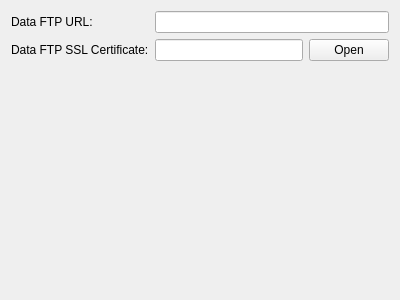
<?xml version="1.0" encoding="UTF-8"?>
<ui version="4.0">
 <class>DataConfigurationWidget</class>
 <widget class="QWidget" name="DataConfigurationWidget">
  <property name="geometry">
   <rect>
    <x>0</x>
    <y>0</y>
    <width>400</width>
    <height>300</height>
   </rect>
  </property>
  <property name="windowTitle">
   <string>Form</string>
  </property>
  <layout class="QFormLayout" name="formLayout">
   <item row="0" column="0">
    <widget class="QLabel" name="dataURLLabel">
     <property name="text">
      <string>Data FTP URL:</string>
     </property>
    </widget>
   </item>
   <item row="0" column="1">
    <widget class="QLineEdit" name="dataURLLineEdit"/>
   </item>
   <item row="1" column="0">
    <widget class="QLabel" name="CAPathLabel">
     <property name="text">
      <string>Data FTP SSL Certificate:</string>
     </property>
    </widget>
   </item>
   <item row="1" column="1">
    <layout class="QHBoxLayout" name="horizontalLayout">
     <item>
      <widget class="QLineEdit" name="dataSSLCertificateLineEdit"/>
     </item>
     <item>
      <widget class="QPushButton" name="CAPathPushButton">
       <property name="text">
        <string>Open</string>
       </property>
      </widget>
     </item>
    </layout>
   </item>
  </layout>
 </widget>
 <resources/>
 <connections/>
 <slots>
  <signal>urlChanged(QString)</signal>
  <signal>certificatePathChanged(QString)</signal>
  <slot>setUrl(QString)</slot>
  <slot>setCertificatePath(QString)</slot>
  <slot>openCertificateFile()</slot>
  <slot>resetUrl()</slot>
  <slot>resetCertificatePath()</slot>
 </slots>
</ui>
